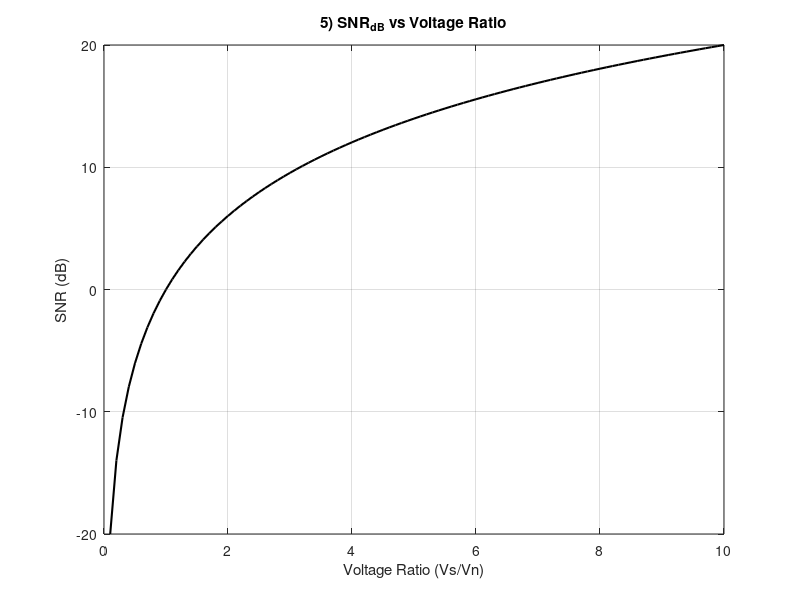

This figure's MATLAB source:
clc; 
clear all; 
close all;
voltage_ratio = 0.1:0.1:10; 

snr_db = 20 * log10(voltage_ratio);
plot(voltage_ratio, snr_db, 'LineWidth', 1.5, 'Color', 'k');
xlabel('Voltage Ratio (Vs/Vn)'); ylabel('SNR (dB)');
title('5) SNR_{dB} vs Voltage Ratio');
grid on;
